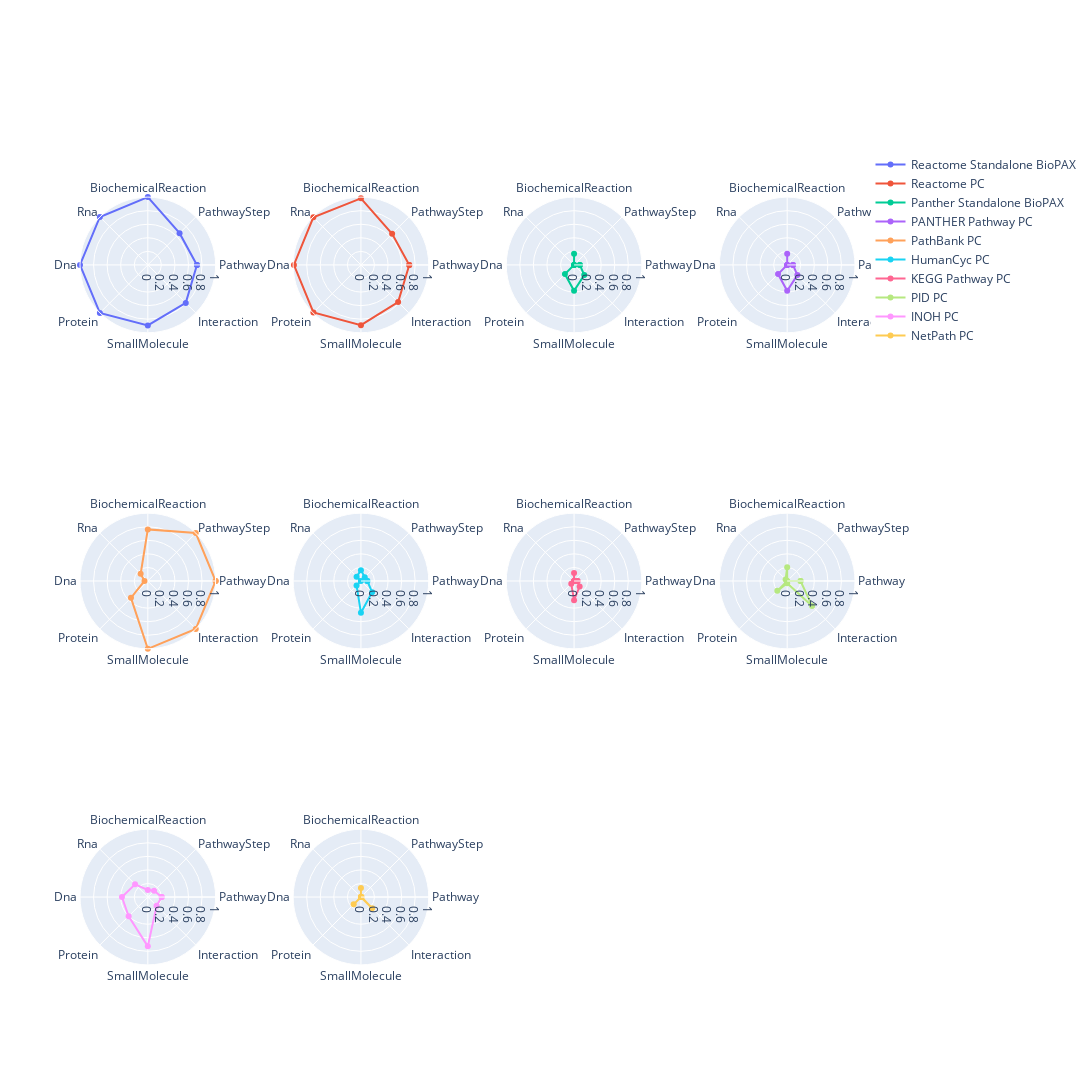

The notebook cell this image was saved under:
### Markdown cell above
## Supplementary Figure

The supplementary figure represents the radar plots of the nine pathway databases listed on PathwayCommons: Reactome (standalone export version 87 and PathwayCommons version), Panther (PathwayCommons), PathBank (PathwayCommons), HumanCyc (PathwayCommons), KEGG (PathwayCommons), PID (PathwayCommons), INOH (PathwayCommons) and NetPath (PathwayCommons)

### Code cell
# Adjusting to a 3x4 grid (3 rows, 4 columns) for 10 plots
fig2 = make_subplots(
    rows=3, 
    cols=4, 
    start_cell="top-left", 
    horizontal_spacing=0.1,
    vertical_spacing=0.1,
    specs=[
        [{"type":"scatterpolar"}, {"type":"scatterpolar"}, {"type":"scatterpolar"}, {"type":"scatterpolar"}],
        [{"type":"scatterpolar"}, {"type":"scatterpolar"}, {"type":"scatterpolar"}, {"type":"scatterpolar"}],
        [{"type":"scatterpolar"}, {"type":"scatterpolar"}, {"type":"scatterpolar"}, {"type":"scatterpolar"}]
    ]
)  

# Add traces to the appropriate cells (10 scatterpolar plots)
fig2.add_trace(go.Scatterpolar(name = "Reactome Standalone BioPAX", r = counts_reactome_standalone, theta=classes), 1, 1)
fig2.add_trace(go.Scatterpolar(name = "Reactome PC", r = counts_reactome_pc, theta=classes), 1, 2)
fig2.add_trace(go.Scatterpolar(name = "Panther Standalone BioPAX", r = counts_panther_standalone, theta=classes), 1, 3)
fig2.add_trace(go.Scatterpolar(name = "PANTHER Pathway PC", r = counts_panther, theta=classes), 1, 4)
fig2.add_trace(go.Scatterpolar(name = "PathBank PC", r = counts_pathbank, theta=classes), 2, 1)
fig2.add_trace(go.Scatterpolar(name = "HumanCyc PC", r = counts_humancyc, theta=classes), 2, 2)
fig2.add_trace(go.Scatterpolar(name = "KEGG Pathway PC", r = counts_kegg, theta=classes), 2, 3)
fig2.add_trace(go.Scatterpolar(name = "PID PC", r = counts_pid, theta=classes), 2, 4)
fig2.add_trace(go.Scatterpolar(name = "INOH PC", r = counts_inoh, theta=classes), 3, 1)
fig2.add_trace(go.Scatterpolar(name = "NetPath PC", r = counts_netpath, theta=classes), 3, 2)

# Update layout and axis ranges
fig2.update_layout(
    margin=dict(t=150),
    width=1600,
    height=1300,
    polar=dict(radialaxis=dict(visible=True))
)

# Apply consistent radial axis range for all plots
fig2.update_polars(radialaxis=dict(range=[0, 1]))

# Save as PDF and SVG
fig2.write_image("../Results/radar_plot_bp_classes_all_databases.pdf")
fig2.write_image("../Results/radar_plot_bp_classes_all_databases.svg")

# Display the plot
fig2.show()

### Figure 1 — Plotly figure (JSON) as saved in the notebook; plotly's stock layout.template omitted (floating-point values rounded to 4 significant figures)
{"data": [{"name": "Reactome Standalone BioPAX", "r": [0.7242, 0.6622, 1, 1, 1, 1, 0.8925, 0.7917, 0.7242, 0.7242], "subplot": "polar", "theta": ["Pathway", "PathwayStep", "BiochemicalReaction", "Rna", "Dna", "Protein", "SmallMolecule", "Interaction", "Pathway"], "type": "scatterpolar"}, {"name": "Reactome PC", "r": [0.7126, 0.6503, 0.9819, 0.9924, 0.9883, 0.991, 0.8886, 0.775, 0.7126, 0.7126], "subplot": "polar2", "theta": ["Pathway", "PathwayStep", "BiochemicalReaction", "Rna", "Dna", "Protein", "SmallMolecule", "Interaction", "Pathway"], "type": "scatterpolar"}, {"name": "Panther Standalone BioPAX", "r": [0.08558, 0, 0.1639, 0, 0, 0.1904, 0.3799, 0.212, 0.08558, 0.08558], "subplot": "polar3", "theta": ["Pathway", "PathwayStep", "BiochemicalReaction", "Rna", "Dna", "Protein", "SmallMolecule", "Interaction", "Pathway"], "type": "scatterpolar"}, {"name": "PANTHER Pathway PC", "r": [0.08558, 0, 0.1639, 0, 0, 0.1904, 0.3799, 0.212, 0.08558, 0.08558], "subplot": "polar4", "theta": ["Pathway", "PathwayStep", "BiochemicalReaction", "Rna", "Dna", "Protein", "SmallMolecule", "Interaction", "Pathway"], "type": "scatterpolar"}, {"name": "PathBank PC", "r": [1, 1, 0.7612, 0.1495, 0.04864, 0.3514, 1, 1, 1, 1], "subplot": "polar5", "theta": ["Pathway", "PathwayStep", "BiochemicalReaction", "Rna", "Dna", "Protein", "SmallMolecule", "Interaction", "Pathway"], "type": "scatterpolar"}, {"name": "HumanCyc PC", "r": [0.09456, 0.07953, 0.1602, 0.09063, 0, 0.09157, 0.4668, 0.2328, 0.09456, 0.09456], "subplot": "polar6", "theta": ["Pathway", "PathwayStep", "BiochemicalReaction", "Rna", "Dna", "Protein", "SmallMolecule", "Interaction", "Pathway"], "type": "scatterpolar"}, {"name": "KEGG Pathway PC", "r": [0.05151, 0, 0.1176, 0, 0, 0.05847, 0.2831, 0.1157, 0.05151, 0.05151], "subplot": "polar7", "theta": ["Pathway", "PathwayStep", "BiochemicalReaction", "Rna", "Dna", "Protein", "SmallMolecule", "Interaction", "Pathway"], "type": "scatterpolar"}, {"name": "PID PC", "r": [0.1968, 0, 0.2023, 0.03323, 0, 0.2056, 0.03198, 0.5192, 0.1968, 0.1968], "subplot": "polar8", "theta": ["Pathway", "PathwayStep", "BiochemicalReaction", "Rna", "Dna", "Protein", "SmallMolecule", "Interaction", "Pathway"], "type": "scatterpolar"}, {"name": "INOH PC", "r": [0.2044, 0.1311, 0.1047, 0.2659, 0.3813, 0.3999, 0.7269, 0.183, 0.2044, 0.2044], "subplot": "polar9", "theta": ["Pathway", "PathwayStep", "BiochemicalReaction", "Rna", "Dna", "Protein", "SmallMolecule", "Interaction", "Pathway"], "type": "scatterpolar"}, {"name": "NetPath PC", "r": [0.007132, 0, 0.1329, 0, 0, 0.1518, 0, 0.2338, 0.007132, 0.007132], "subplot": "polar10", "theta": ["Pathway", "PathwayStep", "BiochemicalReaction", "Rna", "Dna", "Protein", "SmallMolecule", "Interaction", "Pathway"], "type": "scatterpolar"}], "layout": {"height": 1300, "margin": {"t": 150}, "polar": {"domain": {"x": [0, 0.175], "y": [0.7333, 1]}, "radialaxis": {"range": [0, 1], "visible": true}}, "polar10": {"domain": {"x": [0.275, 0.45], "y": [0, 0.2667]}, "radialaxis": {"range": [0, 1]}}, "polar11": {"domain": {"x": [0.55, 0.725], "y": [0, 0.2667]}, "radialaxis": {"range": [0, 1]}}, "polar12": {"domain": {"x": [0.825, 1], "y": [0, 0.2667]}, "radialaxis": {"range": [0, 1]}}, "polar2": {"domain": {"x": [0.275, 0.45], "y": [0.7333, 1]}, "radialaxis": {"range": [0, 1]}}, "polar3": {"domain": {"x": [0.55, 0.725], "y": [0.7333, 1]}, "radialaxis": {"range": [0, 1]}}, "polar4": {"domain": {"x": [0.825, 1], "y": [0.7333, 1]}, "radialaxis": {"range": [0, 1]}}, "polar5": {"domain": {"x": [0, 0.175], "y": [0.3667, 0.6333]}, "radialaxis": {"range": [0, 1]}}, "polar6": {"domain": {"x": [0.275, 0.45], "y": [0.3667, 0.6333]}, "radialaxis": {"range": [0, 1]}}, "polar7": {"domain": {"x": [0.55, 0.725], "y": [0.3667, 0.6333]}, "radialaxis": {"range": [0, 1]}}, "polar8": {"domain": {"x": [0.825, 1], "y": [0.3667, 0.6333]}, "radialaxis": {"range": [0, 1]}}, "polar9": {"domain": {"x": [0, 0.175], "y": [0, 0.2667]}, "radialaxis": {"range": [0, 1]}}, "width": 1600}}
